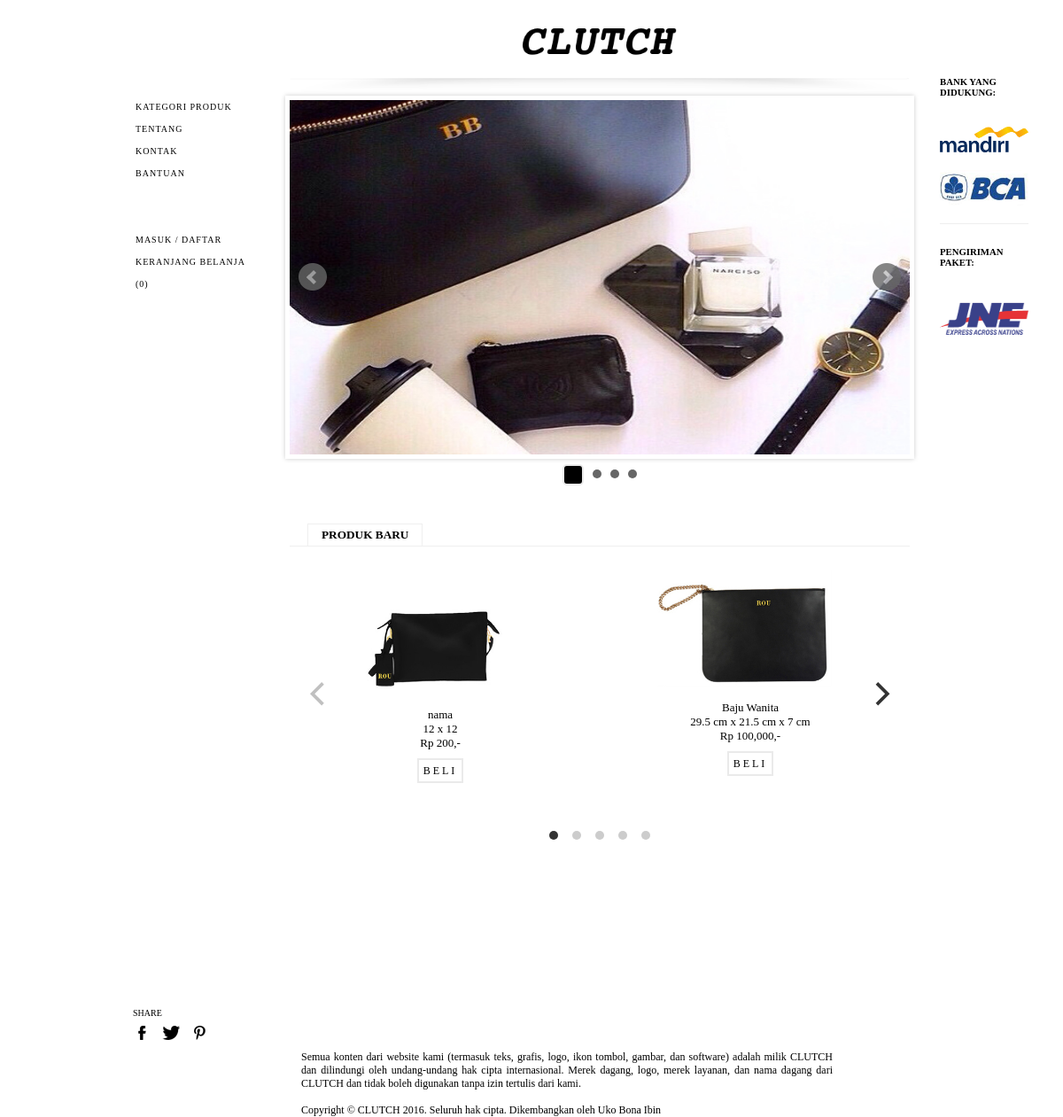
The page / on the database its author committed.
### tables this page shows
CREATE TABLE `product` (
  `id_product` bigint(10) UNSIGNED NOT NULL,
  `code_product` varchar(30) NOT NULL,
  `name_product` varchar(50) NOT NULL,
  `id_category` int(10) UNSIGNED NOT NULL,
  `description_product` text NOT NULL,
  `price_product` decimal(19,0) NOT NULL,
  `size_product` varchar(100) NOT NULL,
  `berat` bigint(10) NOT NULL,
  `status_product` enum('public','draft') NOT NULL,
  `date_product` datetime NOT NULL,
  `stock_product` int(10) NOT NULL,
  `picture_product` text NOT NULL
);

### semua-produk.php (the view, shortened to what this page needs)
<section style="width:700px;padding:0 30px;text-align:center;">
	<ul class="bxslider" style="margin-top:0px;margin-bottom:0px">
		<li><img src="img/slider_18.jpg" style="width:100%;height:400px" /></li>
		<li><img src="img/slider_13.jpg" style="width:100%;height:400px" /></li>
		<li><img src="img/slider_19.jpg" style="width:100%;height:400px" /></li>
	</ul>
	<div>
	<h5 style="float:left;border: 1px solid #EFEFEF; padding: 4px 15px; margin: 13px 0 0 20px; border-bottom: 0px;margin-bottom:-10px">
	PRODUK BARU
	</h5><br><br>
	<hr style="border:0px;margin-top:2px;border-bottom: 1px solid #EFEFEF"><br>
		<div class="gallery js-flickity">
		<?php
		include "koneksi.php";
		$query=mysqli_query($koneksi, "SELECT * FROM `product` ORDER BY `id_product` DESC limit 10");
		$numrow = mysqli_num_rows($query);
		if($numrow > 0){
			while($rowAll = mysqli_fetch_array($query)){
		?>
		  <div class="gallery-cell" data-flickity-options='{ "initialIndex": 2 }'>
			<div class="col3" style="text-align:center;margin-bottom:30px;">
				<div style="width:100%">
				<img src="img/<?php echo $rowAll['picture_product']; ?>" style="text-align:center;width:210px;"><br />
					<span class="dim">
						<br /><?php echo $rowAll['name_product']; ?>
						<br /><?php echo $rowAll['size_product']; ?>
						<br />
						<?php echo 'Rp '.number_format($rowAll['price_product']).',-'; ?> <br><br>
						<a type="button" class="active" href="?page=order&produk=<?php echo $rowAll['id_product']; ?>"/>BELI</a>
					</span>
				</div>
			</div>
		  </div>
		<?php } ?>
		</div>
	</div>
<?php
}else {
	echo "Maaf.. Belum ada barang yang tersedia..";
}
?>
</section>

### css/index.css (style rules this page uses)
.col3 { width: 250px; height:250px; padding: 0px 50px; float: left; }
a { text-decoration:none; color:#000; }
body { background-color:#FFF; font-family:JosefinSansReg; margin:0; padding:0; height:100%; }
@media screen and (max-width: 100000px) { .design .active { width:180px; border:2px solid #EAEAEA; padding:5px; background-color:white; letter-spacing:3px; font-size:17px; height:50px; font-family:JosefinSansReg; margin-top:10px; } }
@media screen and (max-width: 1600px) { .design .dim { font-size:14px; } }
@media screen and (max-width: 1600px) { .design .active { width:180px; border:2px solid #EAEAEA; padding:5px; background-color:white; letter-spacing:3px; font-size:16px; height:40px; font-family:JosefinSansReg; margin-top:10px; } }
@media screen and (max-width: 1400px) { .design .dim { font-size:13px; } }
@media screen and (max-width: 1400px) { .design .active { width:150px; border:2px solid #EAEAEA; padding:5px; background-color:white; letter-spacing:3px; font-size:12px; height:35px; font-family:JosefinSansReg; margin-top:10px; } }

### rows shown on the page
product: picture_product (picture), name_product "nama", size_product "12 x 12", price_product "200"
product: picture_product (picture), name_product "Baju Wanita", size_product "29.5 cm x 21.5 cm x 7 cm", price_product "100,000"
